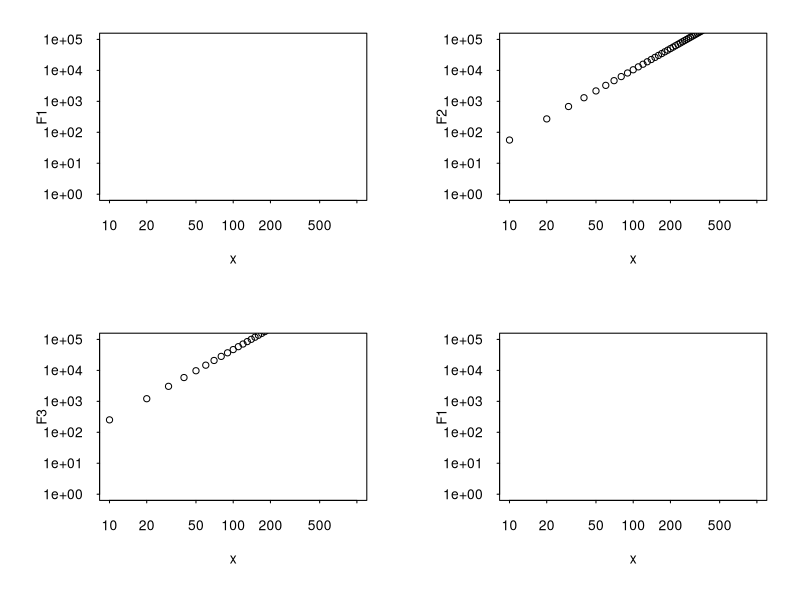
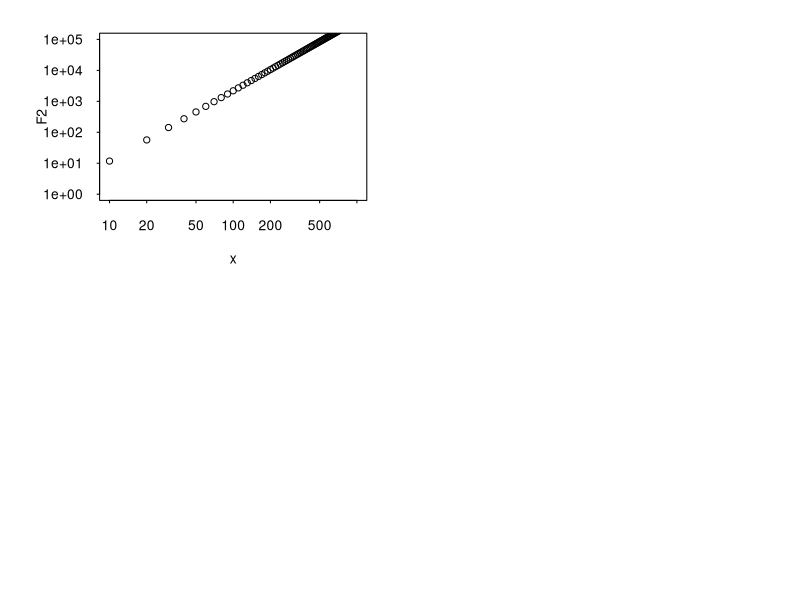
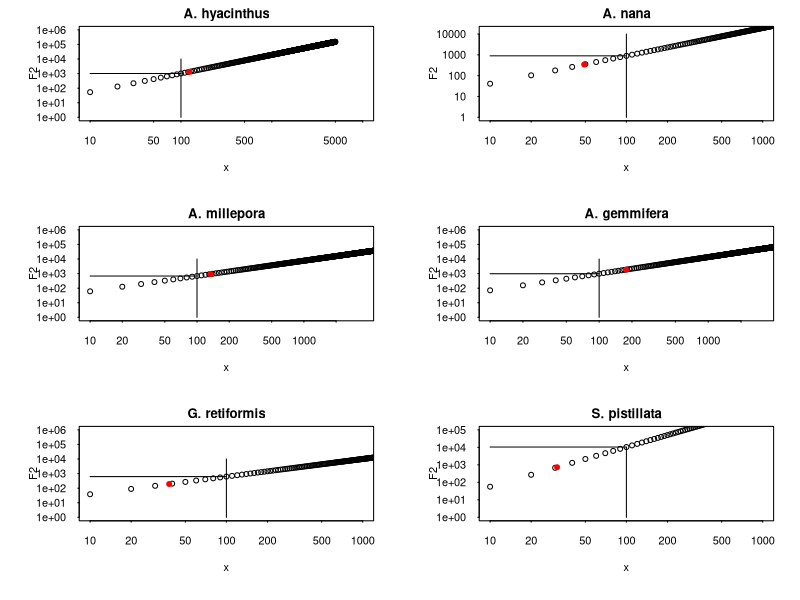
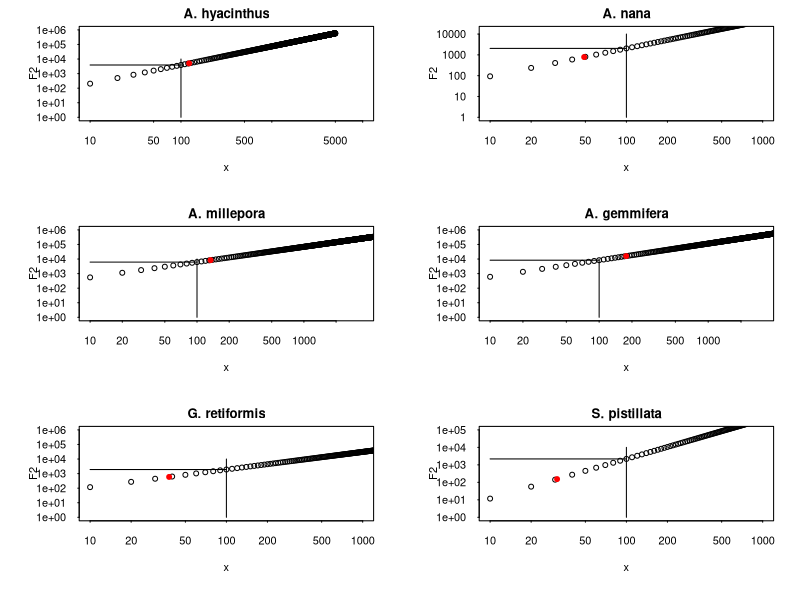

The R source for these figures, in order:
#__________________________________________________________________________
#
# SIZE-DEPENDENT FECUNDITY
#
# Yves-Marie Bozec, y.bozec@uq.edu.au, 09/2019
#
# Uses results from:
# Hall, V., and T. Hughes. 1996. Reproductive strategies of modular organisms: 
# comparative studies of reef-building corals. Ecology 77:950–963.
#__________________________________________________________________________


x = seq(10,1000,10)
a = 1.69
b = 1.05
ymax = 10^6

a = 0.86
b = 1.21
ymax = 10^5

a = -1.20
b = 2.27
ymax = 10^5

x11()
par(mar=c(6,6,2,2), mfrow=c(2,2), pty="m", tck=-0.015, lwd=1, las=1) #mar=c(bottom, left, top, right)’ 

F1 = exp(log(a)+b*log(x))
F2 = exp(a + b*log(x))
F3 = exp(exp(a)+b*log(x))
# F3 = a*x^b

plot(x,F1,log='xy',ylim=c(1,ymax))
plot(x,F2,log='xy',ylim=c(1,ymax))
plot(x,F3,log='xy',ylim=c(1,ymax))

# if log10
F1 = 10^(log(a)+b*log10(x))
F2 = 10^(a + b*log10(x))
# F3 = a*x^b

plot(x,F1,log='xy',ylim=c(1,ymax))
plot(x,F2,log='xy',ylim=c(1,ymax))
# plot(x,F3,log='xy',ylim=c(1,ymax))

###
x = seq(10,5000,10)

x11(); par(mar=c(6,6,2,2), mfrow=c(3,2), pty="m", tck=-0.015, lwd=1, las=1) #mar=c(bottom, left, top, right)’

sp = 'A. hyacinthus'
a = 1.03
b = 1.28
xmax = 10^4
ymax = 10^6
minsize = 123
F2 = exp(a + b*log(x))
plot(x,F2,log='xy',ylim=c(1,ymax),xlim=c(10,xmax))
points(minsize,exp(a + b*log(minsize)),pch=19,col='red')
lines(c(100,100),c(1,10^4))
lines(c(10,100),c(exp(a + b*log(100)),exp(a + b*log(100))))
title(sp)

sp = 'A. nana'
a = 0.63
b = 1.34
xmax = 10^3
ymax = 10^4.2
minsize = 49
F2 = exp(a + b*log(x))
plot(x,F2,log='xy',ylim=c(1,ymax),xlim=c(10,xmax))
points(minsize,exp(a + b*log(minsize)),pch=19,col='red')
lines(c(100,100),c(1,10^4))
lines(c(10,100),c(exp(a + b*log(100)),exp(a + b*log(100))))
title(sp)

sp = 'A. millepora'
a = 1.69
b = 1.05
xmax = 10^3.55
ymax = 10^6
minsize = 134
F2 = exp(a + b*log(x))
plot(x,F2,log='xy',ylim=c(1,ymax),xlim=c(10,xmax))
points(minsize,exp(a + b*log(minsize)),pch=19,col='red')
lines(c(100,100),c(1,10^4))
lines(c(10,100),c(exp(a + b*log(100)),exp(a + b*log(100))))
title(sp)

sp = 'A. gemmifera'
a = 1.64
b = 1.14
xmax = 10^3.5
ymax = 10^6
minsize = 177
F2 = exp(a + b*log(x))
plot(x,F2,log='xy',ylim=c(1,ymax),xlim=c(10,xmax))
points(minsize,exp(a + b*log(minsize)),pch=19,col='red')
lines(c(100,100),c(1,10^4))
lines(c(10,100),c(exp(a + b*log(100)),exp(a + b*log(100))))
title(sp)

sp = 'G. retiformis'
a = 0.86
b = 1.21
xmax = 10^3
ymax = 10^6
minsize = 38
F2 = exp(a + b*log(x))
plot(x,F2,log='xy',ylim=c(1,ymax),xlim=c(10,xmax))
points(minsize,exp(a + b*log(minsize)),pch=19,col='red')
lines(c(100,100),c(1,10^4))
lines(c(10,100),c(exp(a + b*log(100)),exp(a + b*log(100))))
title(sp)

sp = 'S. pistillata'
a = -1.20
b = 2.27
xmax = 10^3
ymax = 10^5
minsize = 31
F2 = exp(a + b*log(x))
plot(x,F2,log='xy',ylim=c(1,ymax),xlim=c(10,xmax))
points(minsize,exp(a + b*log(minsize)),pch=19,col='red')
lines(c(100,100),c(1,10^4))
lines(c(10,100),c(exp(a + b*log(100)),exp(a + b*log(100))))
title(sp)


### if log10
x = seq(10,5000,10)

x11(); par(mar=c(6,6,2,2), mfrow=c(3,2), pty="m", tck=-0.015, lwd=1, las=1) #mar=c(bottom, left, top, right)’

sp = 'A. hyacinthus'
a = 1.03
b = 1.28
xmax = 10^4
ymax = 10^6
minsize = 123
F2 = 10^(a + b*log10(x))
plot(x,F2,log='xy',ylim=c(1,ymax),xlim=c(10,xmax))
points(minsize,10^(a + b*log10(minsize)),pch=19,col='red')
lines(c(100,100),c(1,10^4))
lines(c(10,100),c(10^(a + b*log10(100)),10^(a + b*log10(100))))
title(sp)

sp = 'A. nana'
a = 0.63
b = 1.34
xmax = 10^3
ymax = 10^4.2
minsize = 49
F2 = 10^(a + b*log10(x))
plot(x,F2,log='xy',ylim=c(1,ymax),xlim=c(10,xmax))
points(minsize,10^(a + b*log10(minsize)),pch=19,col='red')
lines(c(100,100),c(1,10^4))
lines(c(10,100),c(10^(a + b*log10(100)),10^(a + b*log10(100))))
title(sp)

sp = 'A. millepora'
a = 1.69
b = 1.05
xmax = 10^3.55
ymax = 10^6
minsize = 134
F2 = 10^(a + b*log10(x))
plot(x,F2,log='xy',ylim=c(1,ymax),xlim=c(10,xmax))
points(minsize,10^(a + b*log10(minsize)),pch=19,col='red')
lines(c(100,100),c(1,10^4))
lines(c(10,100),c(10^(a + b*log10(100)),10^(a + b*log10(100))))
title(sp)

sp = 'A. gemmifera'
a = 1.64
b = 1.14
xmax = 10^3.5
ymax = 10^6
minsize = 177
F2 = 10^(a + b*log10(x))
plot(x,F2,log='xy',ylim=c(1,ymax),xlim=c(10,xmax))
points(minsize,10^(a + b*log10(minsize)),pch=19,col='red')
lines(c(100,100),c(1,10^4))
lines(c(10,100),c(10^(a + b*log10(100)),10^(a + b*log10(100))))
title(sp)

sp = 'G. retiformis'
a = 0.86
b = 1.21
xmax = 10^3
ymax = 10^6
minsize = 38
F2 = 10^(a + b*log10(x))
plot(x,F2,log='xy',ylim=c(1,ymax),xlim=c(10,xmax))
points(minsize,10^(a + b*log10(minsize)),pch=19,col='red')
lines(c(100,100),c(1,10^4))
lines(c(10,100),c(10^(a + b*log10(100)),10^(a + b*log10(100))))
title(sp)

sp = 'S. pistillata'
a = -1.20
b = 2.27
xmax = 10^3
ymax = 10^5
minsize = 31
F2 = 10^(a + b*log10(x))
plot(x,F2,log='xy',ylim=c(1,ymax),xlim=c(10,xmax))
points(minsize,10^(a + b*log10(minsize)),pch=19,col='red')
lines(c(100,100),c(1,10^4))
lines(c(10,100),c(10^(a + b*log10(100)),10^(a + b*log10(100))))
title(sp)
